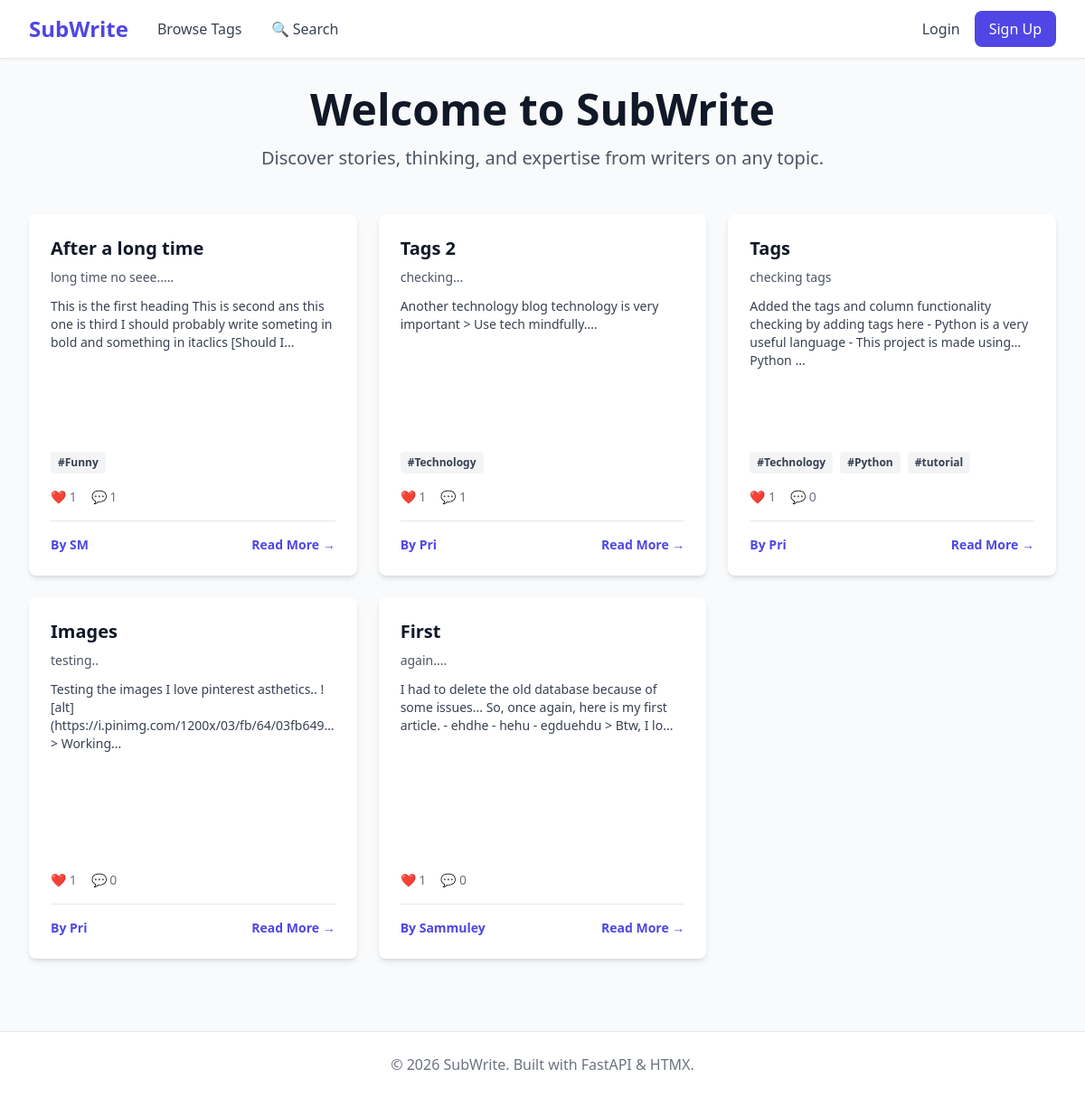
Before: / with the older database file.
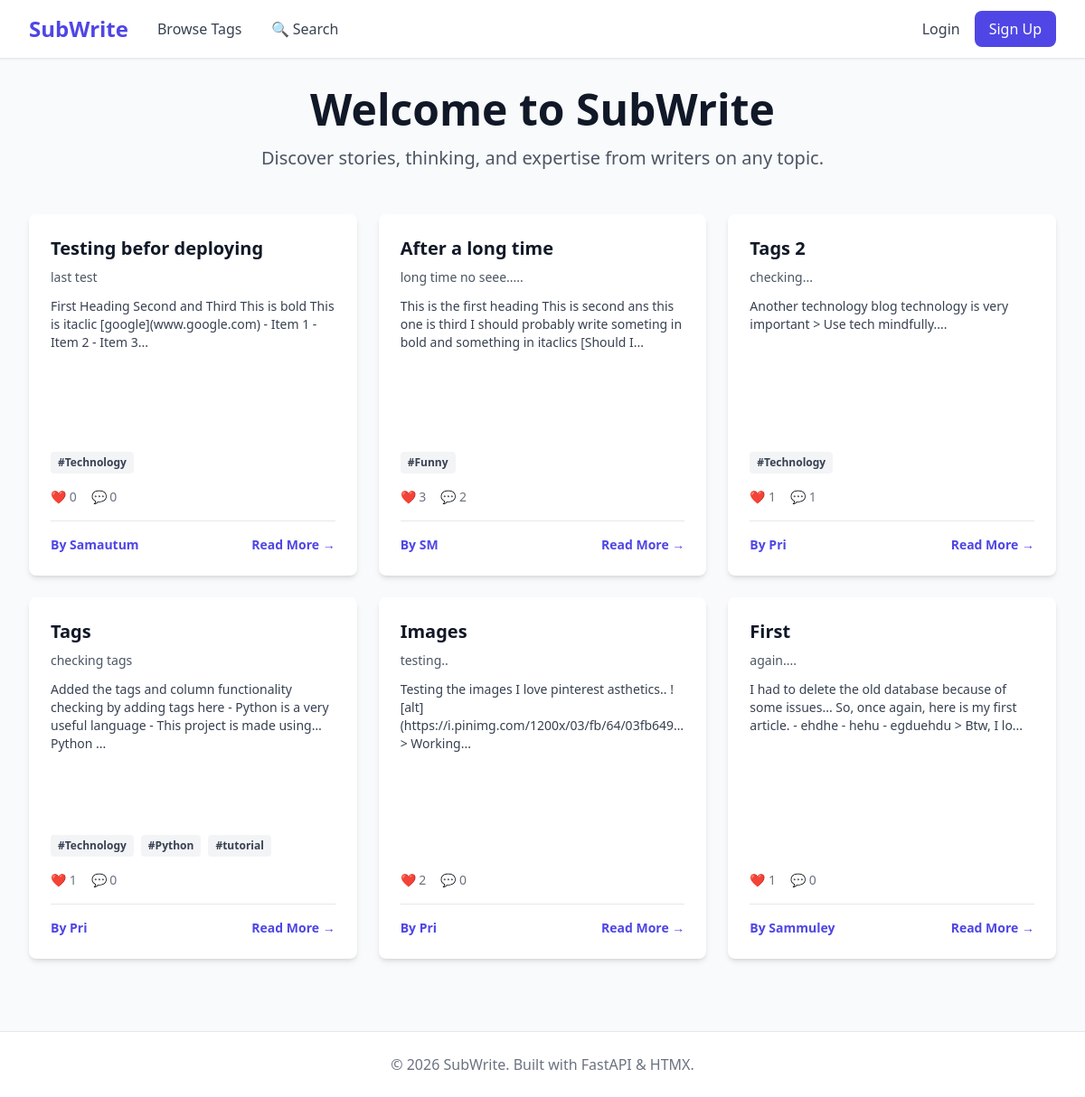
After: the same page with the newer database file.
### app/models/article.py (models this page shows, shortened)
class Article(Base):
    __tablename__ = "articles"
    id = Column(Integer, primary_key=True, index=True)
    title = Column(String, nullable=False)
    subtitle = Column(String)
    content = Column(Text, nullable=False)
    tags = Column(String, nullable=True)  # NEW: Store tags as comma-separated string
    author_id = Column(Integer, ForeignKey("users.id"))
    is_published = Column(Boolean, default=False)
    created_at = Column(DateTime, default=datetime.utcnow)
    updated_at = Column(DateTime, default=datetime.utcnow, onupdate=datetime.utcnow)
    author = relationship("User", back_populates="articles")

### app/models/user.py (models this page shows)
class User(Base):
    __tablename__ = "users"
    id = Column(Integer, primary_key=True, index=True)
    email = Column(String, unique=True, index=True, nullable=False)
    username = Column(String, unique=True, index=True, nullable=False)
    hashed_password = Column(String, nullable=False)
    full_name = Column(String)
    bio = Column(Text, nullable=True)
    profile_image = Column(String, nullable=True)
    twitter_url = Column(String, nullable=True)
    github_url = Column(String, nullable=True)
    website_url = Column(String, nullable=True)
    is_active = Column(Boolean, default=True)
    is_writer = Column(Boolean, default=False)
    is_verified = Column(Boolean, default=False)  # NEW: Email verification status
    verification_token = Column(String, nullable=True)  # NEW: Email verification token
    reset_token = Column(String, nullable=True)  # NEW: Password reset token
    reset_token_expires = Column(DateTime, nullable=True)  # NEW: Reset token expiry
    created_at = Column(DateTime, default=datetime.utcnow)
    articles = relationship("Article", back_populates="author")

### app/routes/pages.py (the view)
@router.get("/", response_class=HTMLResponse)
async def home(
        request: Request,
        db: Session = Depends(get_db),
        current_user: User = Depends(get_current_user_optional)
):
    articles = db.query(Article).filter(
        Article.is_published == True
    ).order_by(Article.created_at.desc()).all()
    article_likes_count = {}
    article_comments_count = {}
    for article in articles:
        like_count = db.query(Like).filter(Like.article_id == article.id).count()
        article_likes_count[article.id] = like_count
        comment_count = db.query(Comment).filter(Comment.article_id == article.id).count()
        article_comments_count[article.id] = comment_count
    return templates.TemplateResponse("home.html", {
        "request": request,
        "articles": articles,
        "article_likes_count": article_likes_count,
        "article_comments_count": article_comments_count,  # Make sure this is here!
        "current_user": current_user
    })

### app/templates/home.html (shortened to what this page needs)
{% extends "base.html" %}
{% block content %}
<div class="text-center mb-12">
    <h1 class="text-5xl font-bold text-gray-900 mb-4">Welcome to SubWrite</h1>
    <p class="text-xl text-gray-600">Discover stories, thinking, and expertise from writers on any topic.</p>
</div>
{% if articles %}
<div class="grid grid-cols-1 md:grid-cols-2 lg:grid-cols-3 gap-6">
    {% for article in articles %}
    <div class="bg-white rounded-lg shadow-md overflow-hidden hover:shadow-lg transition h-full flex flex-col">
        <div class="p-6 flex flex-col h-full">
            <h2 class="text-xl font-bold text-gray-900 mb-2">{{ article.title }}</h2>
            {% if article.subtitle %}
            <p class="text-gray-600 mb-3 text-sm">{{ article.subtitle }}</p>
            {% endif %}
            <p class="text-gray-700 mb-4 line-clamp-3 text-sm flex-grow">
                {{ article.content.replace('#', '').replace('*', '').replace('`', '')[:150] }}...
            </p>
            {% if article.tags %}
            <div class="flex flex-wrap gap-2 mb-4">
                {% for tag in article.get_tags_list()[:3] %}
                <a href="/tag/{{ tag }}" class="bg-gray-100 text-gray-700 px-2 py-1 rounded text-xs font-semibold hover:bg-gray-200">
                    #{{ tag }}
                </a>
                {% endfor %}
            </div>
            {% endif %}
            <div class="flex items-center space-x-4 mb-4 text-sm text-gray-500">
                {% set like_count = article_likes_count.get(article.id, 0) %}
                <span class="flex items-center">
                    ❤️ {{ like_count }}
                </span>
                {% set comment_count = article_comments_count.get(article.id, 0) %}
                <span class="flex items-center">
                    💬 {{ comment_count }}
                </span>
            </div>
            <div class="flex items-center justify-between pt-4 border-t mt-auto">
                <a href="/profile/{{ article.author.username }}" class="text-sm text-indigo-600 hover:text-indigo-800 font-semibold">
                    By {{ article.author.username }}
                </a>
                <a href="/article/{{ article.id }}" class="text-indigo-600 hover:text-indigo-800 font-semibold text-sm">
                    Read More →
                </a>
            </div>
        </div>
    </div>
    {% endfor %}
</div>
{% else %}
<div class="text-center py-12">
    <p class="text-gray-500 text-lg">No articles published yet. Be the first to write!</p>
</div>
{% endif %}
{% endblock %}

### app/templates/base.html (shortened to what this page needs)
<!DOCTYPE html>
<html lang="en">
<head>
    <script src="https://cdn.tailwindcss.com"></script>
    <link rel="stylesheet" href="{{ url_for('static', path='/css/style.css') }}">
</head>
<body class="bg-gray-50">
<nav class="bg-white shadow-sm border-b">
    <div class="max-w-7xl mx-auto px-4 sm:px-6 lg:px-8">
        <div class="flex justify-between h-16">
            <div class="flex items-center space-x-8">
                    <a href="/" class="text-2xl font-bold text-indigo-600">SubWrite</a>
                    <a href="/tags" class="text-gray-700 hover:text-indigo-600">Browse Tags</a>
                    <a href="/search" class="text-gray-700 hover:text-indigo-600">🔍 Search</a>
            </div>
            <div class="flex items-center space-x-4">
                {% if current_user %}
                    <a href="/profile/{{ current_user.username }}" class="text-gray-700 hover:text-indigo-600">
                        Hello, {{ current_user.username }}!
                    </a>
                    {% if current_user.is_writer %}
                        <a href="/dashboard" class="text-gray-700 hover:text-indigo-600">Dashboard</a>
                    {% endif %}
                    <a href="/settings" class="text-gray-700 hover:text-indigo-600">Settings</a>
                    <a href="/logout" class="bg-red-500 text-white px-4 py-2 rounded-lg hover:bg-red-600">Logout</a>
                {% else %}
                    <a href="/login" class="text-gray-700 hover:text-indigo-600">Login</a>
                    <a href="/register" class="bg-indigo-600 text-white px-4 py-2 rounded-lg hover:bg-indigo-700">Sign Up</a>
                {% endif %}
            </div>
        </div>
    </div>
</nav>
    <main class="max-w-7xl mx-auto px-4 sm:px-6 lg:px-8 py-8">
        {% block content %}{% endblock %}
    </main>
    <footer class="bg-white border-t mt-12">
        <div class="max-w-7xl mx-auto px-4 sm:px-6 lg:px-8 py-6">
            <p class="text-center text-gray-500">© 2026 SubWrite. Built with FastAPI & HTMX.</p>
        </div>
    </footer>
</body>
</html>

### app/static/css/style.css (style rules this page uses)
.line-clamp-3 { display: -webkit-box; -webkit-line-clamp: 3; -webkit-box-orient: vertical; overflow: hidden; }
.grid > div { display: flex; flex-direction: column; }
@media (min-width: 768px) { .grid > div { min-height: 400px; } }
.line-clamp-3 { display: -webkit-box; -webkit-line-clamp: 3; -webkit-box-orient: vertical; overflow: hidden; line-height: 1.5; min-height: 4.5em; }
.grid > div { height: 100%; }

Changed rows visible on the page:
added Article: title "Testing befor deploying", subtitle "last test", content.replace "First Heading Second and Third This is bold This is itaclic [google](www.google.com) - Item 1 - Item 2 - Item 3", tags "Technology", like_count "0", comment_count "0", author.username "Samautum"
computed for Article "After a long time": is_published "1" → "3"; is_published "1" → "2"
computed for Article "Images": is_published "1" → "2"
